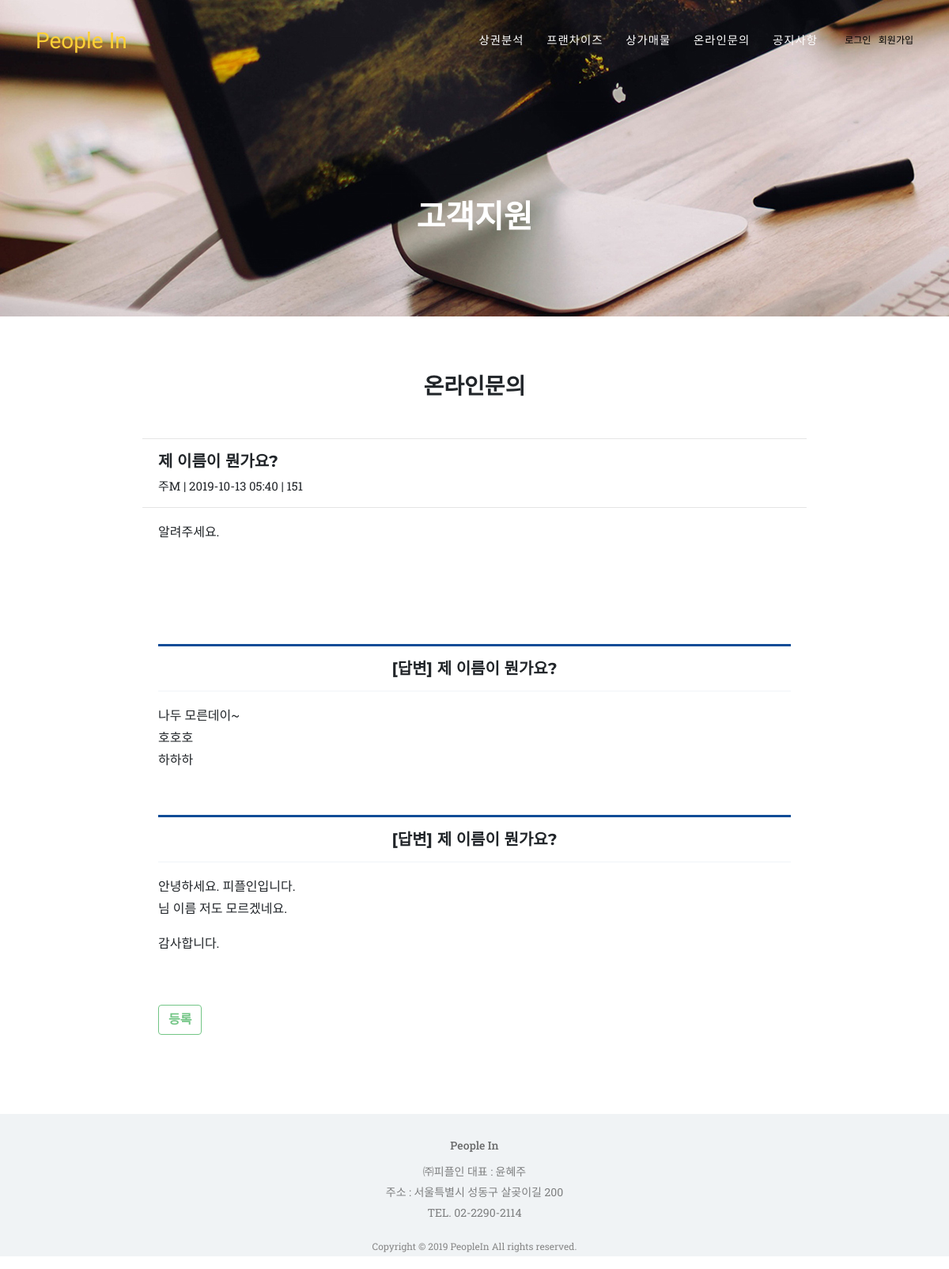
/question/1/, run on an earlier commit of the app's database.
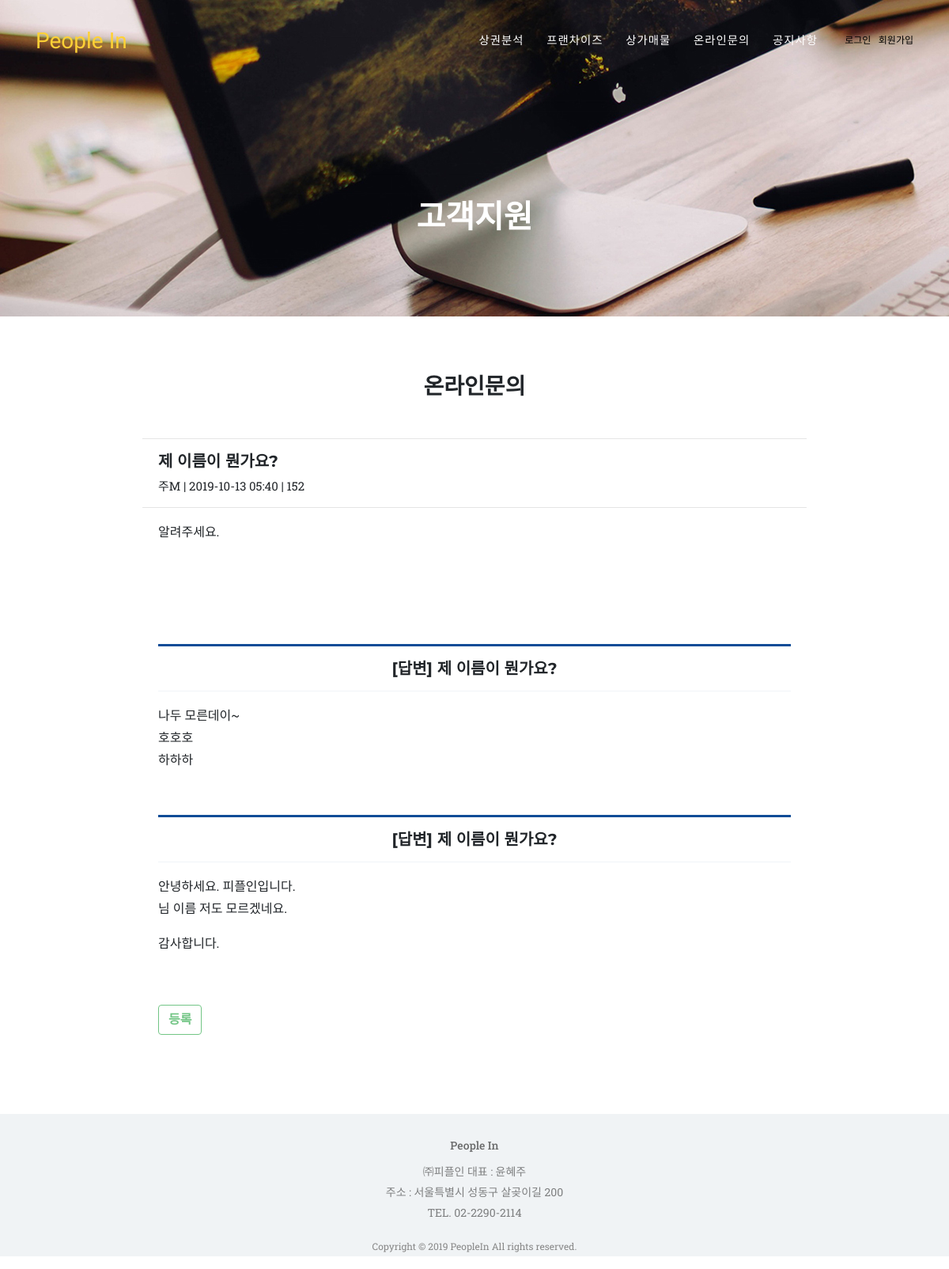
And on a later commit of the database.
### question/models.py (models this page shows, shortened)
class Question(models.Model):
    author = models.ForeignKey(
        settings.AUTH_USER_MODEL,  # 'auth.User'라고 쓰는 것보다 강추
        on_delete=models.CASCADE,
        related_name='question',
        db_column='author',
        default='',
        null=False,
    )
    title = models.CharField('', max_length=100, null=False)
    content = RichTextUploadingField('', null=False)
    created_at = models.DateTimeField(auto_now_add=True)
    photo = models.ImageField(blank=True)
    hit = models.PositiveIntegerField(default=0)
    def save(self):
        self.slug = slugify(self.title)
        super(Question, self).save()
    class Meta:
        ordering = ['-id']  # notice 객체의 기본 정렬 순서 지정
    def short_content(self):
        if self.content:
            t = self.content[:20] + '...'   # content 속성의 일부만 반환
        else:
            t = '(내용 없음)'
        return t
    short_content.short_description = '간략 내용'
    @property
    def update_counter(self):
        self.hit = self.hit + 1
        self.save()
        return self.hit

### question/views.py (the view)
# urls.py: path('<int:pk>/', views.question_detail, name='question_detail'),
def question_detail(request, pk):
    question = get_object_or_404(Question, pk=pk)
    comments = Comment.objects.filter(post=question)[:1]
    if request.method == 'POST':
        comment_form = CommentForm(request.POST or None)
        if comment_form.is_valid():
            message = request.POST.get('message')
            comment = Comment.objects.create(post=question, message=message)
            comment.save()
            return HttpResponseRedirect(question.get_absolute_url())
    else:
        comment_form = CommentForm()
    context = {
        'question': question,
        'comments': comments,
        'comment_form': comment_form,
    }
    return render(request, 'question/question_detail.html', context)

### question/forms.py
class CommentForm(forms.ModelForm):
    class Meta:
        model = Comment
        fields = ['message',]
    message = forms.CharField(
        widget=forms.Textarea(
            attrs={'class': 'form-control', 'style': 'width:100%', 'rows': 5, 'placeholder': '', }
        ),
        label=''
    )

### question/templates/question/question_detail.html (shortened to what this page needs)
{% extends "question/layout.html" %}
{% load staticfiles %}
{% block extrastyle %}{% static "question.css" %}{% endblock %}
{% block content %}
    {{ block.super }}
    <hr class="my-hr4" >
  <section>
    <article>
        <div class="title-wrap clearfix" style="padding-left:200px">
            <h5> <span style="">{{ question.title }}</span></h5>
            <div class="under-title" style="font-size: 15px;">
                <span class="name el nName">{{ question.author }}</span>
                <span class="l">|</span>
                <span class="date el">{{ question.created_at|date:"Y-m-d h:s" }}</span>
                <span class="l">|</span>
    			<span class="">{{ question.update_counter }}</span>
            </div>
	      </div>
    </article>
    <hr class="my-hr4" >
  <div class="notice_content">
        <article itemprop="articleBody">
        <div>
            {{ question.content|safe  }}
        <br><br>
        </div>
        </article>
  </div>
  </section>
<div class="notice_content">
    <br><br>
      {% for c in question.comments.all %}
        <hr class="my-hr5" >
        <h5 style="text-align: center">[답변] {{ question.title }}</h5>
        <hr class="my-hr6" >
        <p>{{ c.message|linebreaks }}</p>
        <br>
      {% empty %}
         <h5 style="text-align: center; display: none;">[답변] {{ question.title }}</h5>
      {% endfor %}
  <br>
    <form method="post">
      {% if request.user.is_superuser %}
        <input type="submit" value="등록" class="btn btn-outline-success" style="float:right;">
      {% else %}
      <input type="submit" value="등록" class="btn btn-outline-success" disabled>
      {% endif %}
    </form>
</div>
{% endblock %}

What changed in the data, as far as the page shows it:
changed Question "제 이름이 뭔가요?": update_counter "151" → "152"
